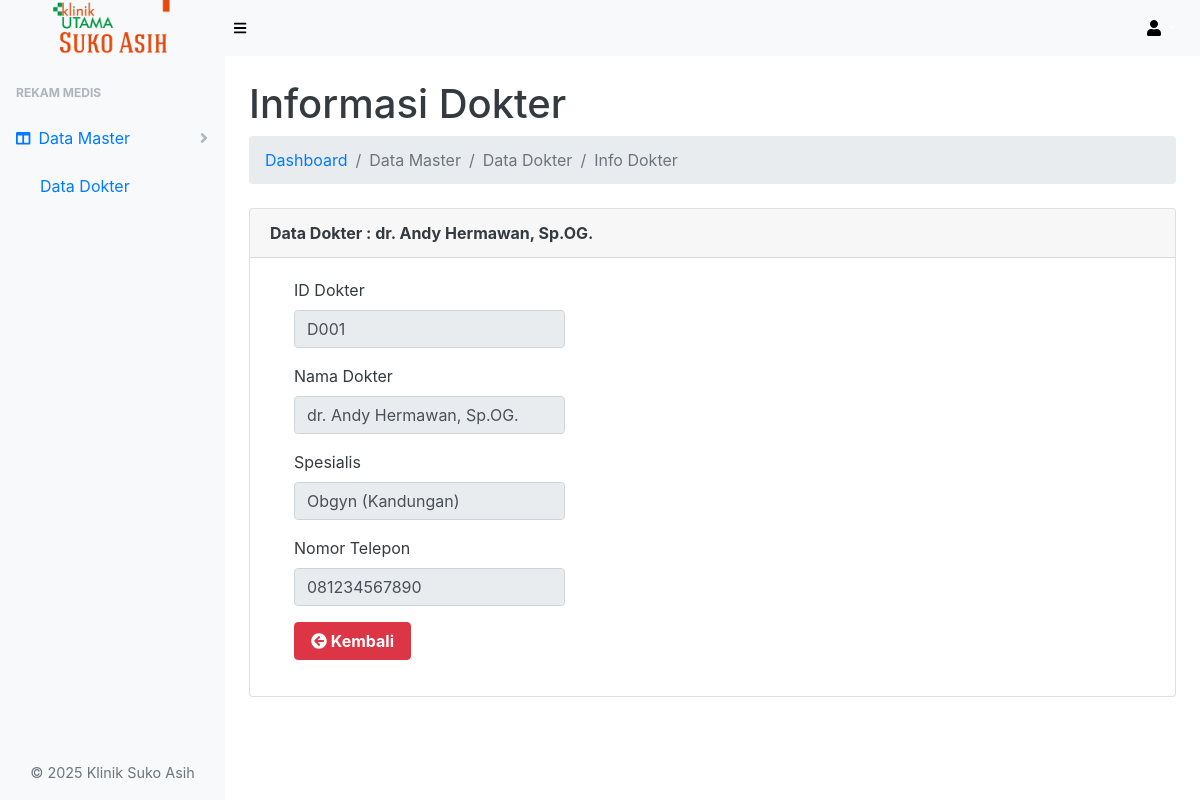
Screenshot of /data-master/data-dokter/dokter_view.php?&id_dokter=1 (signed in) with the database file from the repository.
### tables this page shows
CREATE TABLE `tb_dokter` (
  `id_dokter` int(3) NOT NULL,
  `nm_dokter` varchar(60) NOT NULL,
  `id_poli` int(3) NOT NULL,
  `telp_dokter` varchar(15) NOT NULL
);

CREATE TABLE `tb_poli` (
  `id_poli` int(3) NOT NULL,
  `nm_poli` varchar(25) NOT NULL
);

### data-master/data-dokter/dokter_view.php (the view, shortened to what this page needs)
<?php
include '../../koneksi.php';
$id_dokter = isset($_GET['id_dokter']) ? mysqli_real_escape_string($koneksi, $_GET['id_dokter']) : null;
$ambil = $koneksi->query("SELECT * FROM tb_dokter
    JOIN tb_poli ON tb_dokter.id_poli = tb_poli.id_poli
    WHERE id_dokter = '$id_dokter'");
if ($ambil && $ambil->num_rows > 0) {
    $pecah = $ambil->fetch_assoc();
} else {
    echo "<div class='alert alert-danger'>Data dokter tidak ditemukan untuk ID: $id_dokter</div>";
    exit;
}
?>
<!DOCTYPE html>
<html lang="en">
<head>
    <link href="../../assets/css/styles.css" rel="stylesheet" />
    <link href="../../assets/css/dataTables.bootstrap4.min.css" rel="stylesheet" />
</head>
<body class="sb-nav-fixed">
    <nav class="sb-topnav navbar navbar-expand navbar-dark bg-light">
        <a class="navbar-brand text-center" href="index.php">
            <img src="../../login/img/logodashboard.png" alt="Logo Klinik Suko Asih" style="height: 60px;">
        </a>
        <button class="btn btn-link btn-sm order-1 order-lg-0" id="sidebarToggle" href="#"><i class="fas fa-bars" style="color: black;"></i></button>
        <ul class="navbar-nav ml-auto ml-md-0">
            <li class="nav-item dropdown">
                <a class="nav-link dropdown-toggle" id="userDropdown" href="#" role="button" data-toggle="dropdown" aria-haspopup="true" aria-expanded="false"><i class="fas fa-user fa-fw" style="color: black;"></i></a>
            </li>
        </ul>
    </nav>
    <div id="layoutSidenav">
        <div id="layoutSidenav_nav">
            <nav class="sb-sidenav accordion sb-sidenav-light" id="sidenavAccordion">
                <div class="sb-sidenav-menu">
                    <div class="nav">
                        <div class="sb-sidenav-menu-heading">Rekam Medis</div>
                        <a class="nav-link collapsed active" href="#" data-toggle="collapse" data-target="#data-master" aria-expanded="false" aria-controls="data-master">
                            <div class="sb-nav-link-icon"><i class="fas fa-columns"></i></div>
                            Data Master
                            <div class="sb-sidenav-collapse-arrow"><i class="fas fa-angle-down"></i></div>
                        </a>
                        <div class="collapse show" id="data-master" aria-labelledby="headingOne" data-parent="#sidenavAccordion">
                            <nav class="sb-sidenav-menu-nested nav show">
                                <a class="nav-link active" href="dokter.php">Data Dokter</a>
                            </nav>
                        </div>
                    </div>
                </div>
                <p class="text-center mt-3 text-muted" style="font-size: 0.9rem;">&copy; 2025 Klinik Suko Asih</p>
            </nav>
        </div>
        <div id="layoutSidenav_content" class="bg-white text-dark">
            <main>
                <div class="container-fluid">
                    <h1 class="mt-4">Informasi Dokter</h1>
                    <ol class="breadcrumb mb-4">
                        <li class="breadcrumb-item"><a href="../../index.php" class="text-decoration-none">Dashboard</a></li>
                        <li class="breadcrumb-item active">Data Master</li>
                        <li class="breadcrumb-item active">Data Dokter</li>
                        <li class="breadcrumb-item active">Info Dokter</li>
                    </ol>
                    <div class="card mb-4">
                        <div class="card-header font-weight-bold">
                            Data Dokter : <?php echo $pecah['nm_dokter']; ?>
                        </div>
                        <div class="card-body">
                            <div class="">
                                <form class="ml-4" method="post" enctype="multipart/form-data">
                                    <div class="form-group row">
                                        <div class="col-sm-4">
                                            <label>ID Dokter</label>
                                            <input type="text" class="form-control" name="id_dokter" value="<?php echo 'D' . str_pad($pecah['id_dokter'], 3, '0', STR_PAD_LEFT); ?>" readonly>
                                        </div>
                                    </div>
                                    <div class="form-group row">
                                        <div class="col-sm-4">
                                            <label>Nama Dokter</label>
                                            <input type="text" class="form-control" name="nm_dokter" value="<?php echo $pecah['nm_dokter'] ?>" readonly>
                                        </div>
                                    </div>
                                    <div class="form-group row">
                                        <div class="col-sm-4">
                                            <label>Spesialis</label>
                                            <input type="text" class="form-control" name="id_poli" value="<?php echo $pecah['nm_poli'] ?>" readonly>
                                        </div>
                                    </div>
                                    <div class="form-group row">
                                        <div class="col-sm-4">
                                            <label>Nomor Telepon</label>
                                            <input type="text" class="form-control" name="telp_dokter" value="<?php echo $pecah['telp_dokter'] ?>" readonly>
                                        </div>
                                    </div>
                                    <div class="form-group ">
                                        <a href="dokter.php" class="btn btn-danger font-weight-bold px-3 mr-2"><i class="fas fa-arrow-circle-left"></i> Kembali</a>
                                    </div>
                                </form>
                            </div>
                        </div>
                    </div>
                </div>
            </main>
        </div>
    </div>
</body>
</html>

### rows the page displays
tb_dokter: nm_dokter "dr. Andy Hermawan, Sp.OG.", id_dokter "D001", id_poli "Obgyn (Kandungan)", telp_dokter "081234567890"
